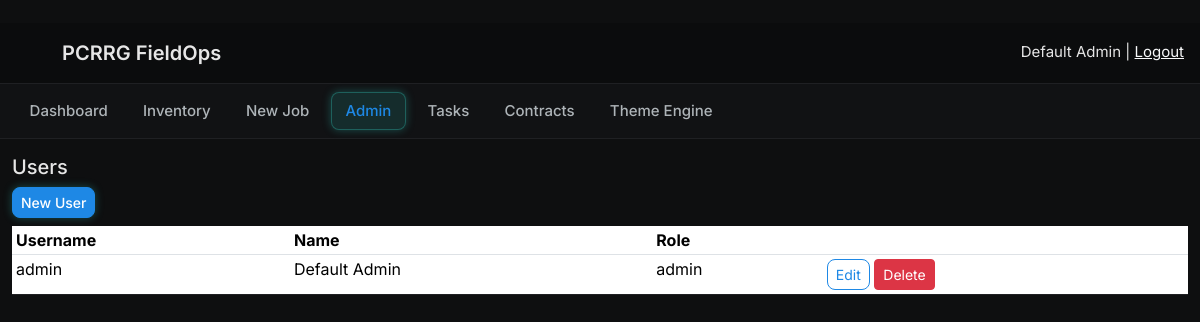
Before: /admin/users (signed in) with the older database file.
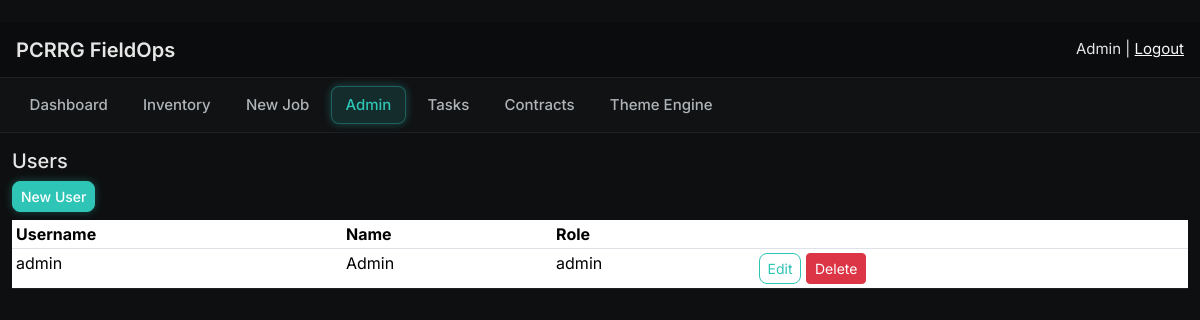
After: the same page with the newer database file.
### app.py (models this page shows, shortened)
class ThemeSettings(db.Model):
    id = db.Column(db.Integer, primary_key=True)
    primary_color = db.Column(db.String(32), default="#1E88E5")
    secondary_color = db.Column(db.String(32), default="#FFC107")
    logo_url = db.Column(db.String(255), default="/static/logo.png")

class User(UserMixin, db.Model):
    id = db.Column(db.Integer, primary_key=True)
    username = db.Column(db.String(80), unique=True, nullable=False)
    pin = db.Column(db.String(16), nullable=False)
    name = db.Column(db.String(255))
    phone = db.Column(db.String(50))
    email = db.Column(db.String(255))
    role = db.Column(db.String(50), default='tech')

### app.py (the view)
@app.route('/admin/users')
@login_required
def admin_users():
    if not is_admin():
        flash('Admins only.')
        return redirect(url_for('dashboard'))
    users = User.query.order_by(User.username).all()
    return render_template('admin_users.html', users=users)

### app.py (called while the page is built)
@login_manager.user_loader
def load_user(user_id):
    return User.query.get(int(user_id))

def is_admin():
    return current_user.is_authenticated and getattr(current_user, 'role', '') == 'admin'

@app.context_processor
def inject_globals():
    theme = ThemeSettings.query.first()
    return {'is_admin': is_admin(), 'current_user': current_user, 'theme': theme}

@app.context_processor
def inject_theme():
    try:
        return {"t": load_theme()}
    except Exception:
        return {"t": {}}

@app.context_processor
def inject_globals():
    theme = ThemeSettings.query.first()
    return {
        "is_admin": is_admin(),
        "current_user": current_user,
        "theme": theme,
        "user_has_permission": user_has_permission,
    }

### plus/ui.py (called while the page is built, shortened)
def load_plus_config():
    with open(PLUS_CONFIG_PATH, 'r', encoding='utf-8') as f:
        return json.load(f)

@app.context_processor
def inject_plus():
    return { "plus_ui": load_plus_config() }

### templates/admin_users.html
﻿{% extends 'base.html' %}
{% block content %}
<h2>Users</h2>
<a href="{{ url_for('admin_users_new') }}" class="btn btn-sm btn-primary mb-2">New User</a>
<table class="table table-sm">
  <thead><tr><th>Username</th><th>Name</th><th>Role</th><th></th></tr></thead>
  <tbody>
    {% for u in users %}
    <tr>
      <td>{{ u.username }}</td>
      <td>{{ u.name }}</td>
      <td>{{ u.role }}</td>
      <td>
        <a href="{{ url_for('admin_users_edit', user_id=u.id) }}" class="btn btn-sm btn-outline-primary">Edit</a>
        <form method="post" action="{{ url_for('admin_users_delete', user_id=u.id) }}" style="display:inline;">
          <button class="btn btn-sm btn-danger" onclick="return confirm('Delete user?');">Delete</button>
        </form>
      </td>
    </tr>
    {% endfor %}
  </tbody>
</table>
{% endblock %}

### templates/base.html (shortened to what this page needs)
<html lang="en">
<head>
  <link href="https://cdn.jsdelivr.net/npm/bootstrap@5.3.3/dist/css/bootstrap.min.css" rel="stylesheet">
</head>
<body>
<div class="topbar">
  <div class="topbar-logo">
    {% if theme and theme.logo_url %}
      <img src="{{ theme.logo_url }}">
    {% endif %}
    PCRRG FieldOps
  </div>
  <div>
    {{ current_user.name or current_user.username }} |
    <a href="{{ url_for('logout') }}" class="text-light">Logout</a>
  </div>
</div>
<div class="app-nav">
  <a href="{{ url_for('dashboard') }}" class="{% if request.endpoint=='dashboard' %}active{% endif %}">
    Dashboard
  </a>
  <a href="{{ url_for('inventory_list') }}" class="{% if 'inventory' in request.endpoint %}active{% endif %}">
    Inventory
  </a>
  <a href="{{ url_for('new_job') }}" class="{% if request.endpoint=='new_job' %}active{% endif %}">
    New Job
  </a>
  {% if is_admin %}
    <a href="{{ url_for('admin_home') }}" class="{% if 'admin' in request.endpoint %}active{% endif %}">
      Admin
    </a>
    <a href="{{ url_for('admin_task_templates') }}" class="{% if 'task' in request.endpoint %}active{% endif %}">Tasks</a>
    <a href="{{ url_for('manage_contracts') }}" class="{% if 'contract' in request.endpoint %}active{% endif %}">Contracts</a>
    <a href="{{ url_for('theme.theme_admin') }}" class="{% if 'theme' in request.endpoint %}active{% endif %}">Theme Engine</a>
  {% endif %}
</div>
<div class="container-fluid mt-3">
  {% block content %}{% endblock %}
</div>
</body>
</html>

Changed rows visible on the page:
removed ThemeSettings: logo_url (picture)
changed User "admin": name "Default Admin" → "Admin"
